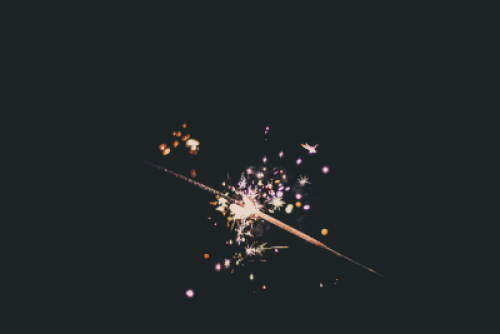
#> input picture b.png, 500 x 334 px
$ python main.py
#> lines starting #> are read from the running program, lines starting #| are printed output that depends on the picture
from PIL import Image, ImageFilter, ImageDraw, ImageFont

img = Image.open('b.png')
#> img is the input picture: PIL image 500x334 RGB; mean R, G, B 32.8, 36.7, 39.4
d = ImageDraw.Draw(img)
fnt = ImageFont.truetype("comicbd.ttf", 25)
d.text((60, img.size[1]/2), "Hello world!!!", font=fnt, fill=(255, 255, 255))
img.save('bb.png')
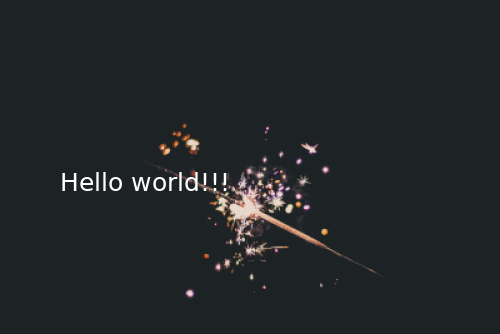
#> saved as bb.png: PIL image 500x334 RGB; mean R, G, B 33.9, 37.8, 40.5


# [23 lines of commented-out code are left out]
